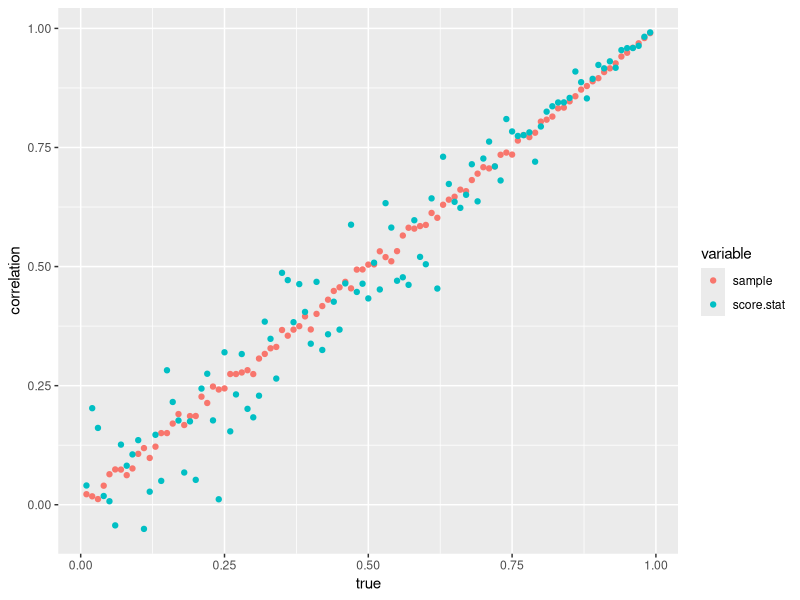

Recreate this plot in R.

###  generate correlated negative binomial data

## input
##  r0 and p are parameters for NB distribution
##  rho is the correlation between two NB distributions
##  n is the sample size


### under this parameterization, 
#   mu = r(1-p)/p, var = r(1-p)/p^2 = mu + k*mu^2
#   p = 1/(1 + k*mu),  r = 1/k

## this will give me identically correlated NB data
## i.e., y1 and y2 have the same mu and k.



correlated.nb <- function(r, p, rho, n)
{
  r1 <- r2 <-  (1-rho)*r
  r0 <- rho*r
  
  ## k*mu is held constant under this simulation 
  # the size parameter need not to be integer.
  x0 <- rnbinom(n, size = r0, prob=p)
  x1 <- rnbinom(n, size = r1, prob=p)
  x2 <- rnbinom(n, size = r2, prob=p)
  
  # y1 ~ NB(r, p), y2 ~ NB(r, p)  they have the same distribution.
  y1 <- x0 + x1
  y2 <- x0 + x2
  
  return(rbind(y1, y2))
}

########### TRY different way of simulating correlated NB data if 


## input: y,  matrix (both control and case are included)
#         k,  common dispersion parameter
#  output: vector of 2, test statistics for gene1 and gene2

score.stat <- function(y, k)
{
  n <- dim(y)[2]
  mean1 <- apply(y[, 1:(n/2)], 1, mean)
  mean2 <- apply(y[, -(1:(n/2))], 1, mean)
  
  a1 <- (mean1-mean2)^2 ## denominator
  
  a2 <- (mean1 + mean2)
  a3 <- k*mean1 + 1
  a4 <- k*mean2 + 1
  a5 <- a3 + a4
  
  ## numerator part
  numerat <- 4/n * a2 *a3 *a4/a5
  
  # the test statistic 
  # u <- a1/numerat
  ## square root of test statistic
  u <- (mean1-mean2)/sqrt(numerat)
  
  return(u)
  # return(sqrt(u))  # vector of 2
  
}



## sample correlation, statistics correlation and true correlation
## if you want DE effects, just set mu1 != mu2
# input:  k, dispersion parameter 
#         rho, true correlation of genes
#         mu1 mean for case, mu2 for control
#         n, total sample size
#         nreps, number of score statistics to be generated

# output:  two numbers

sample.stat.correlation <- function(k, rho,  mu1, mu2, n, nreps)

  {
  
  r <- 1/k    # size parameter
  p1 <- 1/(1 + k*mu1) # probability parameter
  p2 <- 1/(1 + k*mu2)
  
  #  store the score test statistics
  u.stat <- matrix(NA, nrow=nreps, ncol=2)
  
  rho.sample <- c()
  
  for ( i in 1:nreps)
  {
    ## treatment 
    y.t <- correlated.nb(r, p = p1, rho = rho, n/2)
    ## control
    y.c <- correlated.nb(r, p = p2, rho = rho, n/2)
    
    # expression data of two genes
    y <- cbind(y.t, y.c)
    
    ## correlations of gene 1 and 2, for case/control respectively
    rho1 <- cor(t(y.t))[1, 2]; rho2 <- cor(t(y.c))[1, 2]
    
    # use average correlation as sample correlation
    rho.sample[i] <- mean(rho1, rho2)
    
    ## score test statistic
    u.stat[i, ] <- score.stat(y, k)
  }
  
  ## average sample correlation
  rho.ave <- mean(rho.sample)
  
  ## correlation between test statistics
  rho.score <- cor(u.stat)[1, 2]
  
  rho.list <- list(sample.cor= rho.ave, score.stat.cor = rho.score)
  return(rho.list)  # two numbers 
  
}



### THIS SIMULATION 
# 1.  For the same gene, treatment and control have the SAME k
#     (or r under this parameterization) because I derived test
#     statisitc under this assumption.
# 2.  If there is DE, allow p (or mu) to be different between Case/Control.
# 3.  we set within case (or control), mu and k are the same

k <- 0.001  ## dispersion 
mu1 <- 120  # group mean for case
mu2 <- 100  # group mean for control
n <- 100  ## total sample size (two groups)

nreps <- 100




rho <- seq(0.01, 0.99, by = 0.01)

# store the correlations in a data frame
store.corr <- data.frame(matrix(NA, length(rho), 3))
colnames(store.corr) <- c("sample", "score.stat", "true")


for ( i in 1:length(rho))
{
  a <- sample.stat.correlation(k, rho[i], mu1, mu2, n, nreps)
  
  store.corr[i, 1] <- a$sample.cor
  store.corr[i, 2] <- a$score.stat.cor
  store.corr[i, 3] <- rho[i]
  
}

library(reshape2)
store.corr1 <- melt(store.corr, id="true")
library(ggplot2)
ggplot(data = store.corr1, aes(x=true, y=value) ) +
  geom_point(aes(colour=variable)) + 
  labs(x="true", y="correlation")




